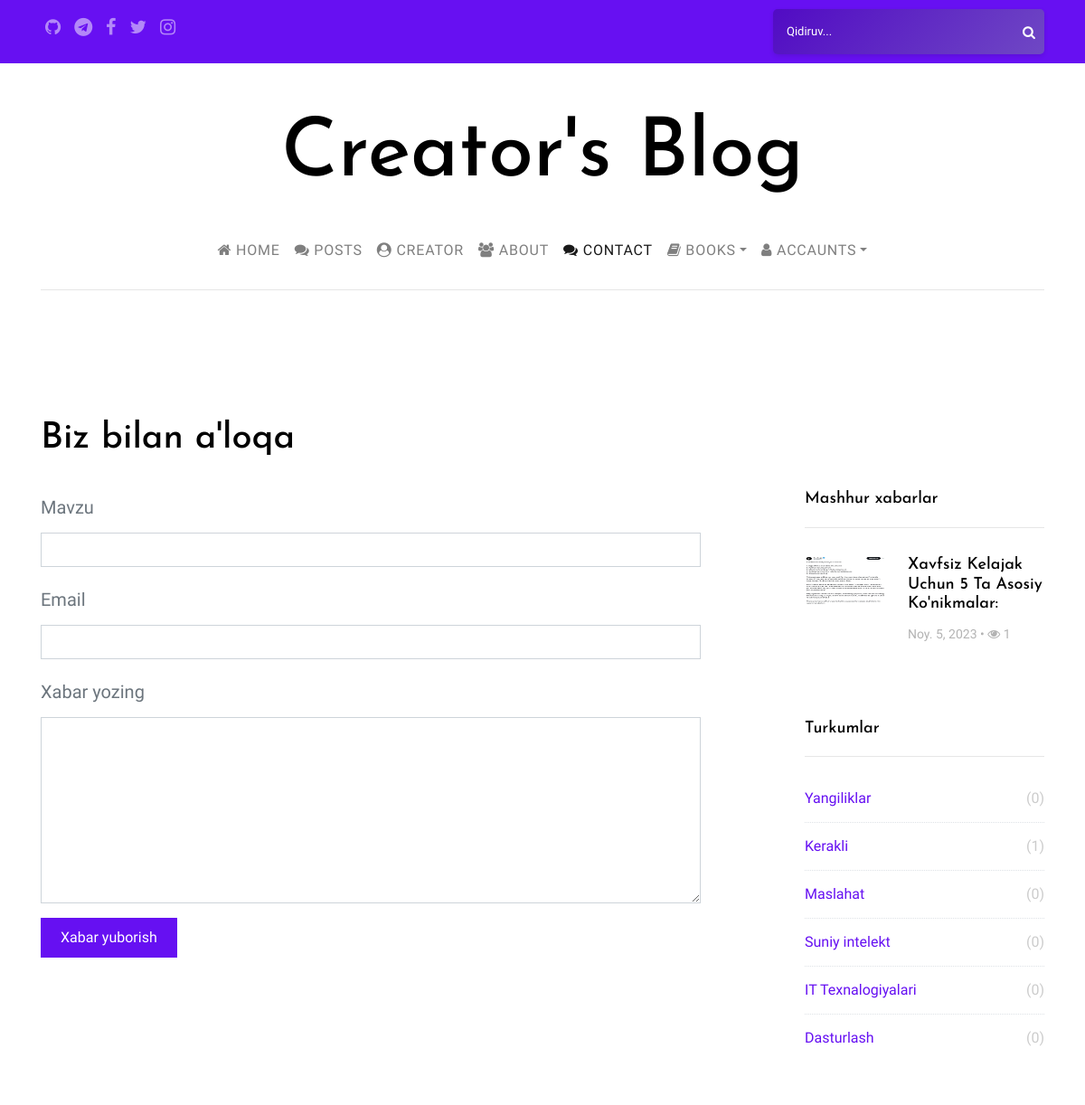
Page /contact/ (upper part) on the earlier database version.
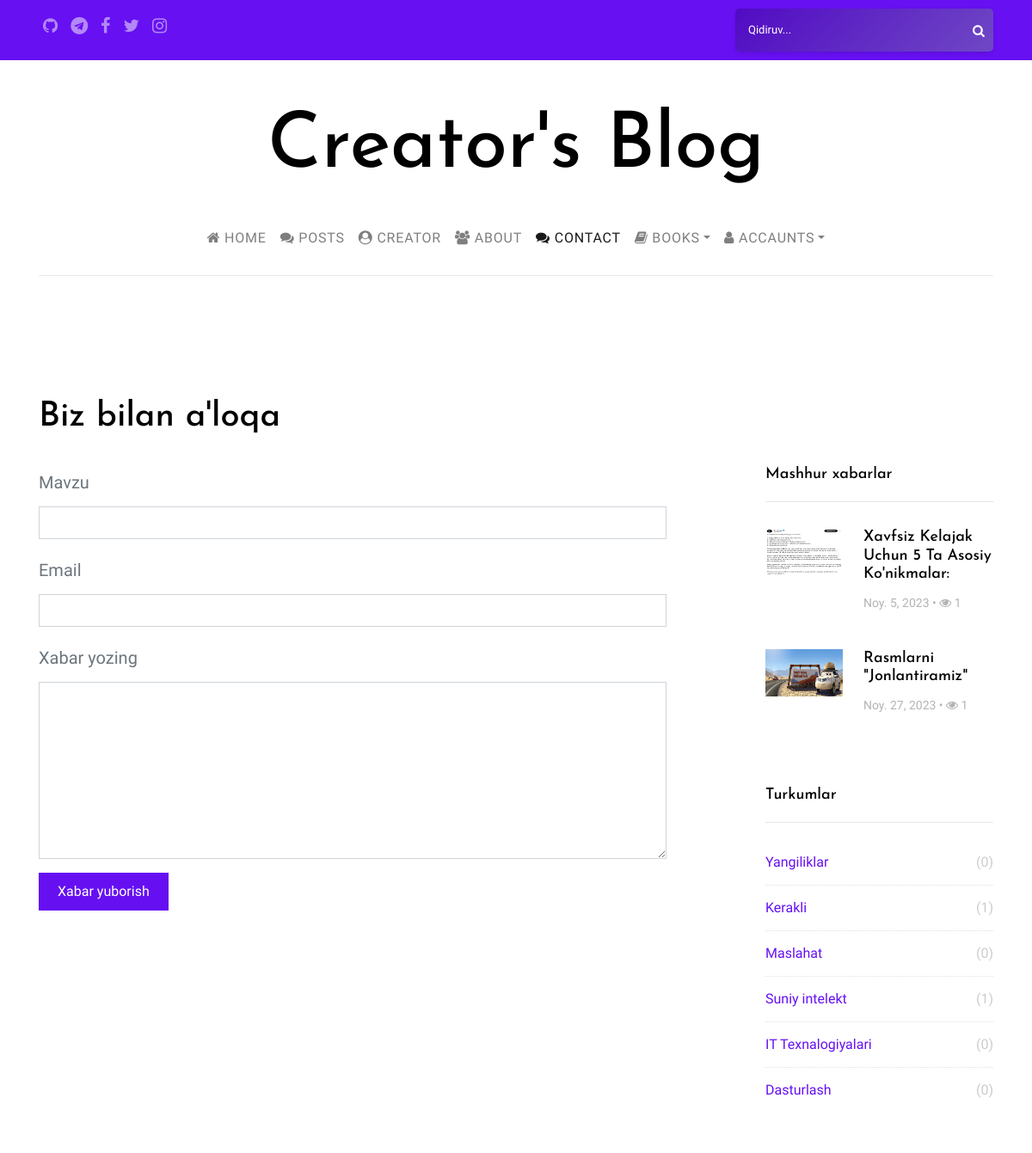
Same page on the later database version.
### posts/models.py (models this page shows, shortened)
class Post(models.Model):
    author = models.ForeignKey(settings.AUTH_USER_MODEL, on_delete=models.CASCADE)
    category = models.ForeignKey(Category, on_delete=models.CASCADE)
    tags = models.ManyToManyField(Tag, blank=True, verbose_name='Yorliqlar')
    views = models.ManyToManyField(HitCount, related_name='post_views', blank=True)
    title = models.CharField(max_length=75, verbose_name='Sarlavha')
    slug = models.SlugField(unique=True, help_text='Bu joyni qo`lda o`zgartirmaslik tavsiya etiladi.')
    image = models.ImageField(upload_to='posts/%Y/%m/%d/', verbose_name='Rasm')
    content = RichTextField(verbose_name='Tarkib')
    created = models.DateTimeField(auto_now_add=True, verbose_name='Yaratilgan sana')
    available = models.BooleanField(default=True, verbose_name='Faol passiv')
    def getHitCount(self):
        return self.views.count()
    class Meta:
        ordering = ['-created']

class Category(models.Model):
    name = models.CharField(max_length=50, verbose_name='Kategoriya nomi')
    slug = models.SlugField(unique=True, help_text="Bu joyni qo'lda o'zgartirmaslik tavsiya etiladi.")
    def __str__(self):
        return self.name

### pages/views.py (the view, shortened to what this page needs)
# urls.py: path('contact/', views.ContactView, name='contact'),
def ContactView(request):
    categories = Category.objects.all()
    tags = Tag.objects.all()
    popularposts = Post.objects.filter(available=True).annotate(viewyek=Count('views')).order_by('-viewyek')[:3]  # Get popular 3 posts
    context = {
        'popularposts': popularposts,
        'categories': categories,
        'tags': tags,
    }
    return render(request, 'contact.html', context)

### posts/models.py (called while the page is built)
    def __str__(self):
        return self.name

### templates/contact.html (shortened to what this page needs)
{% extends 'partials/_base.html' %}
{% load static %}
{% block content %}
    <section class="site-section">
    <div class="container">
    <div class="row mb-4">
        <div class="col-md-6">
            <h1>Biz bilan a'loqa</h1>
        </div>
    </div>
    <div class="row blog-entries">
    <div class="col-md-12 col-lg-8 main-content">
        <form method="post">
            <div class="row">
                <div class="col-md-12 form-group">
                    <label for="name">Mavzu</label>
                    <input required name="subject" type="text" id="name" class="form-control ">
                </div>
                <div class="col-md-12 form-group">
                    <label for="email">Email</label>
                    <input required name="email" type="email" id="email" class="form-control ">
                </div>
            </div>
            <div class="row">
                <div class="col-md-12 form-group">
                    <label for="message">Xabar yozing</label>
                    <textarea required name="message" id="message" class="form-control " cols="30" rows="8"></textarea>
                </div>
            </div>
            <div class="row">
                <div class="col-md-6 form-group">
                    <input type="submit" value="Xabar yuborish" class="btn btn-primary">
                </div>
            </div>
        </form>
    </div>
{% endblock %}

### templates/partials/_sidebar.html (shortened to what this page needs)
{% load static %}
<div class="col-md-12 col-lg-4 sidebar">
    {% if popularposts %}
        <div class="sidebar-box">
            <h3 class="heading">Mashhur xabarlar</h3>
            <div class="post-entry-sidebar">
                <ul>
                    {% for popularpost in popularposts %}
                        <li>
                            <a href="{% url 'posts:postDetail' popularpost.category.slug popularpost.id popularpost.slug %}">
                                <img style="height: 55px" src="{{ popularpost.image.url }}" alt="popularpost img" class="mr-4">
                                <div class="text">
                                    <h4>{{ popularpost.title | title }}</h4>
                                    <div class="post-meta">
                                        <span>{{ popularpost.created | date }} &bullet;</span>
                                        <span><span class="fa fa-eye"></span> {{ popularpost.getHitCount }}</span>
                                    </div>
                                </div>
                            </a>
                        </li>
                    {% endfor %}
                </ul>
            </div>
        </div>
    {% endif %}
    {% if categories %}
        <div class="sidebar-box">
            <h3 class="heading">Turkumlar</h3>
            <ul class="categories">
                {% for category in categories %}
                    <li><a href="{% url 'posts:posts_by_category' category.slug %}">{{ category }} <span>({{ category.post_set.count }})</span></a></li>
                {% endfor %}
            </ul>
        </div>
    {% endif %}
</div>
</div>
</div>
</section>

Differences in the rows shown:
added Post: image (picture), title "Rasmlarni \"Jonlantiramiz\"", created "Noy. 27, 2023", getHitCount "1"
computed for Category "Suniy intelekt": post_set.count "0" → "1"
